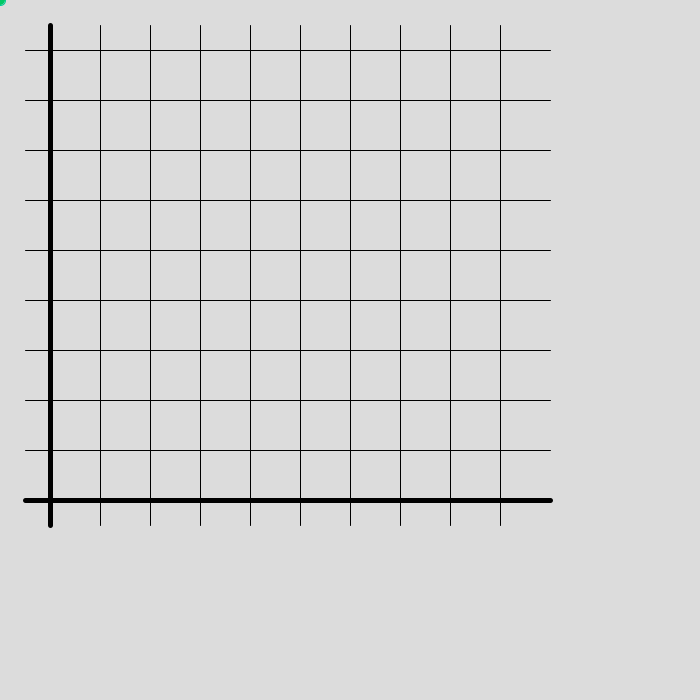
Frame 1 (no input)
Frame 60 (the mouse pressed at the canvas centre just before this capture): identical to frame 1, image omitted
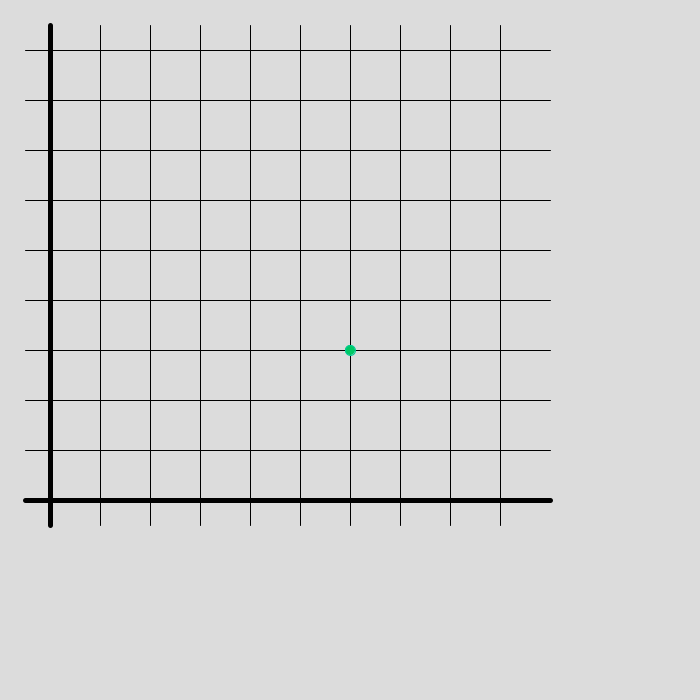
Frame 120 (the mouse held since frame 60 and released just before this capture)

The Processing sketch that drew these frames (run headless with seeded random() and noise(); from frame 60 on, the mouse is pressed at the canvas centre):

// Processing sketch: Grid
// ── Grid.pde
// rect(x, y, w, h)

int lastClkd_x = 50;
int lastClkd_y = 500;
int x = 50;
int y = 500;

void setup() {
  size(700, 700);
  stroke(0);
  
  background(220); // clear srcn
  drawGrid(); // draw the grid
}

void drawGrid() {
  stroke(0);
  
  for(int i = 1; i < 11; i++){
    //line(x1, y1, x2, y2)
    if(i == 1)
      strokeWeight(5);
    else
      strokeWeight(1);
    line(50*i, 25, 50*i, 525); // x lines
    
    if(i == 10)
      strokeWeight(5);
    else
      strokeWeight(1);
    line(25, 50*i, 550, 50*i); // y lines
  }
}

// mousex, mousey, width
void mouseDragged() {
  int wh = x - lastClkd_x;
  int hw = lastClkd_y - y;
  
  stroke(0,200,100);
  strokeWeight(2);
  fill(0,200,100,100);
  rect(x - wh,y, wh, hw);
  
  int v1 = wh / 50;
  int v2 = hw / 50;
  int v3 = v1 * v2;
  
  textSize(32);
  fill(0,200,100);
  text(v1 + " x " + v2 + " = " + v3, 50, 575);
}

void draw() {
  if( (mouseX % 50 <= 4) 
    && (mouseY % 50 <= 4) ) {  
    background(220); // clear srcn
    drawGrid(); // draw the grid
    
    x = round(mouseX/50) * 50;
    y = round(mouseY/50) * 50;
    
    // Cursor dot
    stroke(0,205,150);
    strokeWeight(1);
    fill(0,200,100);
    // ellipse(x,y,w,h)
    ellipse(x, y, 10, 10);
    
    if(mousePressed) {
      lastClkd_x = x;
      lastClkd_y = y;
      mousePressed = !mousePressed;
      
      System.out.println("Pressed!!");
    }
  } 
}
